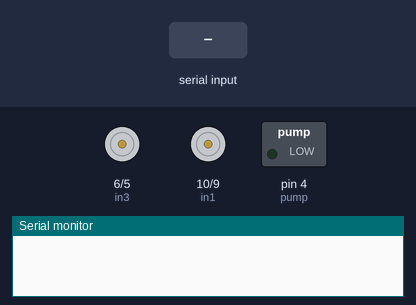
The sketch below on a simulated Arduino Uno, built with avr-gcc and run on an emulated ATmega328P. Parts: motor-driver pin pairs drawn as motors (green arrow = first pin HIGH = forward, orange = second pin HIGH = backward, longer = more drive), switched loads named in the sketch (green lamp = pin HIGH), the last lines printed to the serial monitor. The test bench sets the inputs (shaded band).

Above: at 1.2 s.
1.3 s: "F" received over Serial
At 2.2 s:
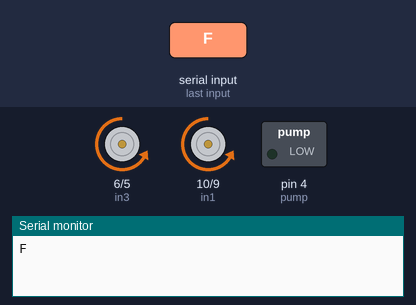
2.8 s: "B" received over Serial
At 3.3 s:
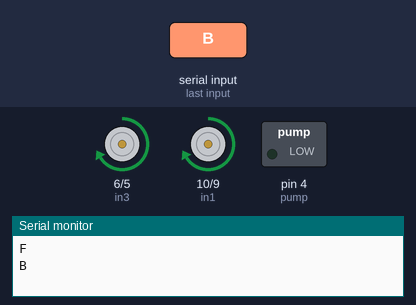
4.3 s: "R" received over Serial
At 5.5 s:
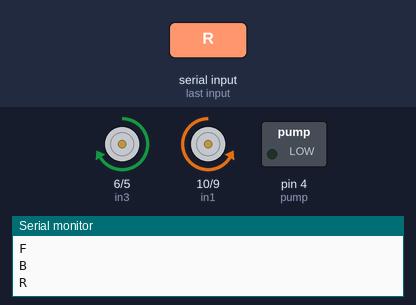
5.8 s: "L" received over Serial
At 6.8 s:
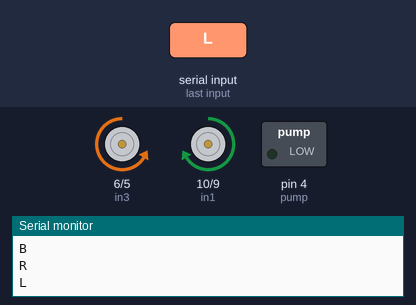
7.3 s: "I" received over Serial
At 8.0 s:
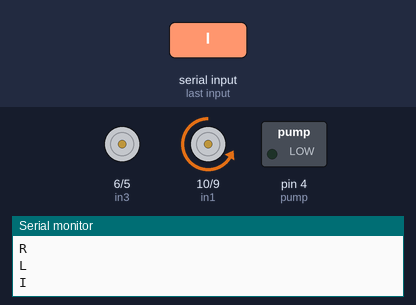
8.8 s: "G" received over Serial
At 9.1 s:
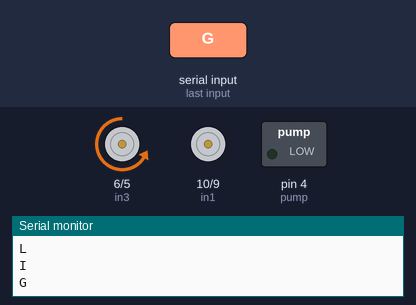
Timing chart, 0 to 11.3 s (numbered marks = the images above; inputs shaded):
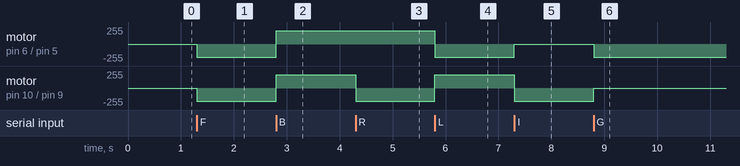

Measured:
- after the input at 1.3 s, motor on pin 6 (in3) / pin 5 (in4), motor on pin 10 (in1) / pin 9 (in2): stopped → backward 200/255 at once
- after the input at 2.8 s, motor on pin 6 (in3) / pin 5 (in4), motor on pin 10 (in1) / pin 9 (in2): backward 200/255 → forward 200/255 at once
- after the input at 4.3 s, motor on pin 10 (in1) / pin 9 (in2): forward 200/255 → backward 200/255 at once
- after the input at 5.8 s, motor on pin 6 (in3) / pin 5 (in4): forward 200/255 → backward 200/255 at once; motor on pin 10 (in1) / pin 9 (in2): backward 200/255 → forward 200/255 at once
- after the input at 7.3 s, motor on pin 6 (in3) / pin 5 (in4): backward 200/255 → stopped at once; motor on pin 10 (in1) / pin 9 (in2): forward 200/255 → backward 200/255 at once
- after the input at 8.8 s, motor on pin 6 (in3) / pin 5 (in4): stopped → backward 200/255 at once; motor on pin 10 (in1) / pin 9 (in2): backward 200/255 → stopped at once

The sketch:

xedieukhien.ino
```cpp
int pump = 4;
int in4 = 5;
int in3 = 6;
int in2 = 9;
int in1 = 10;
int vel = 200;
char estado = 'g';
void setup() {
Serial.begin(9600);
pinMode(pump, OUTPUT);
pinMode(in1, OUTPUT);
pinMode(in2, OUTPUT);
pinMode(in3, OUTPUT);
pinMode(in4, OUTPUT);
analogWrite(in1, 0);
analogWrite(in3, 0);
analogWrite(in2, 0);
analogWrite(in4, 0);
digitalWrite(pump,LOW);
}

void loop() {

if(Serial.available()>0){
estado = Serial.read();
Serial.println(estado);
}
if(estado=='F'){ // tien
analogWrite(in1, 0);
analogWrite(in2, vel);
analogWrite(in3, 0);
analogWrite(in4, vel);
}
if(estado=='B'){ // lui
analogWrite(in1, vel);
analogWrite(in2, 0);
analogWrite(in3, vel);
analogWrite(in4, 0);
}
if(estado=='R'){ // phai
analogWrite(in1, 0);
analogWrite(in2, vel);
analogWrite(in3, vel);
analogWrite(in4, 0);
}
if(estado=='S'){ // ngung lai
analogWrite(in1, 0);
analogWrite(in2, 0);
analogWrite(in3, 0);
analogWrite(in4, 0);
}
if(estado=='L'){ // trai
analogWrite(in1, vel);
analogWrite(in2, 0);
analogWrite(in3, 0);
analogWrite(in4, vel);
}
if(estado=='I'){ // tien phai
analogWrite(in1, 0);
analogWrite(in2, vel);
analogWrite(in3, 0);
analogWrite(in4,0);
}
if(estado=='G'){//tien trai
analogWrite(in1, 0);
analogWrite(in2, 0);
analogWrite(in3, 0);
analogWrite(in4, vel);
}
if(estado=='H'){ // lui trai
analogWrite(in1, 0);
analogWrite(in2, 0);
analogWrite(in3, vel);
analogWrite(in4, 0);
}
if(estado=='J'){ // lui phai
analogWrite(in1, vel);
analogWrite(in2, 0);
analogWrite(in3, 0);
analogWrite(in4, 0);
}
if(estado=='W'){
  digitalWrite(pump,HIGH);
}
if(estado=='w'){
  digitalWrite(pump,LOW);}
}
```
